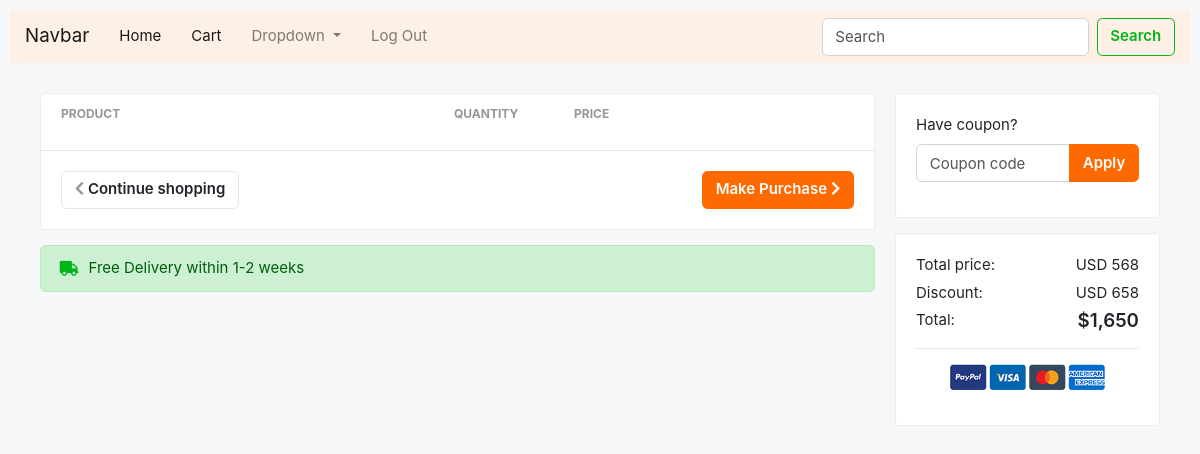
The page /customer/cart (signed in) on the database as committed earlier.
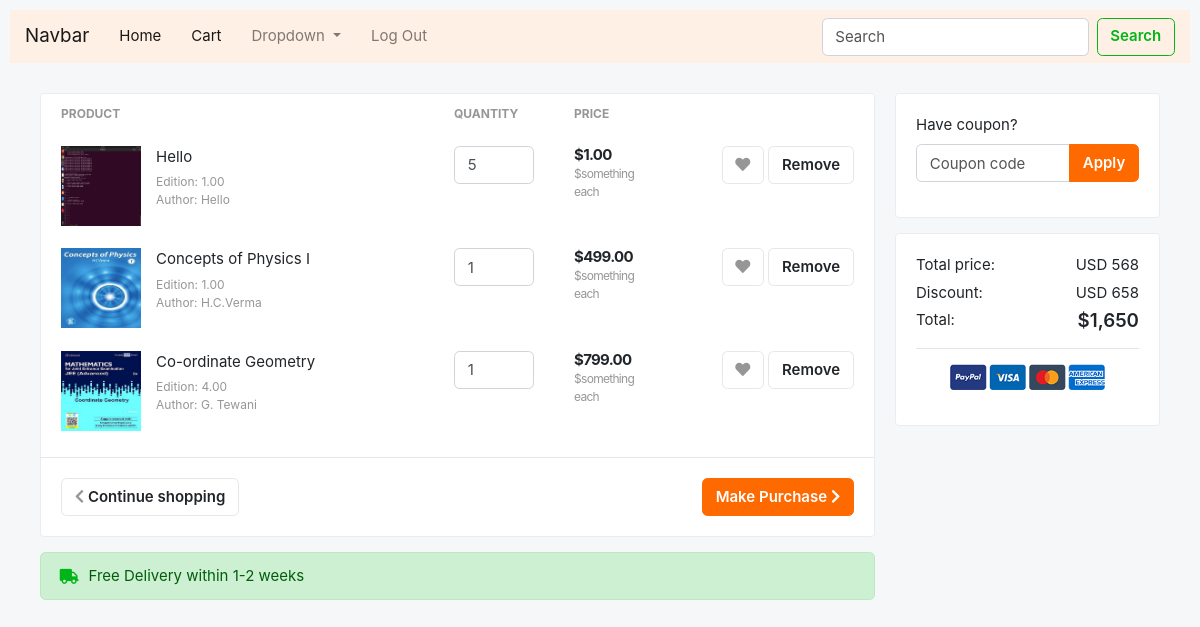
The same page on the database as committed later.
### Store/models.py (models this page shows, shortened)
class CartItem(models.Model):
	cartitem_id = models.AutoField(primary_key=True)
	book_quantity = models.IntegerField(default=0)
	book_id = models.ForeignKey(Book, on_delete=models.CASCADE)
	cart = models.ForeignKey(Cart, on_delete=models.CASCADE)

class Book(models.Model):
	old_new = (
		(1, 'Yes'),
		(0, 'No'),
	)
	book_id = models.AutoField(primary_key=True)
	book_name = models.CharField(max_length=50)
	book_author = models.CharField(max_length=50)
	book_edition = models.DecimalField(max_digits=6, decimal_places=2)
	book_price = models.DecimalField(max_digits=6, decimal_places=2)
	book_quantity = models.IntegerField()
	date = models.DateTimeField(auto_now=True)
	is_new = models.BooleanField(choices=old_new)
	image_file = models.ImageField(upload_to=UPLOAD_TO)
	category = models.ForeignKey(Category, on_delete=models.CASCADE)
	vendor = models.ForeignKey(Vendor, on_delete=models.CASCADE)

### Store/views.py (the view)
# urls.py: path('customer/cart', views.cart_view, name='cart-customer'),
@login_required
def cart_view(request):
	user = request.user
	context = {
		"cart_exists" : True,
	}
	cart = user.cart_set.first()
	if not cart is None:
		cart_items = cart.cartitem_set.all()
		if not bool(cart_items):
			context["cart_exists"] = False
		else:
			context["cart_exists"] = True
			context["cart_items"] = cart_items
	else:
		context["cart_exists"] = False
	return render(request, 'Store/cart.html', context)

### Store/templates/Store/cart.html (shortened to what the changed rows need)
{% extends 'Store/layout.html' %}
{% load static %}
{% block body %}
<section class="section-content padding-y">
<div class="container">
<div class="row">
  <main class="col-md-9">
<div class="card">
<table class="table table-borderless table-shopping-cart">
<thead class="text-muted">
<tr class="small text-uppercase">
  <th scope="col">Product</th>
  <th scope="col" width="120">Quantity</th>
  <th scope="col" width="120">Price</th>
  <th scope="col" class="text-right" width="200"> </th>
</tr>
</thead>
<tbody>
  {% for item in cart_items %}
  <tr>
    <td>
      <figure class="itemside">
        <div class="aside"><img src="{{ item.book_id.image_file.url }}" class="img-sm"></div>
        <figcaption class="info">
          <a href="#" class="title text-dark">{{ item.book_id.book_name }}</a>
          <p class="text-muted small">Edition: {{ item.book_id.book_edition }} <br> Author: {{ item.book_id.book_author }}</p>
        </figcaption>
      </figure>
    </td>
    <td>
      <input type="text" name="quantity" class="form-control" value="{{ item.book_quantity }}">
    </td>
    <td>
      <div class="price-wrap">
        <var class="price">${{ item.book_id.book_price }}</var>
        <small class="text-muted"> $something each </small>
      </div>
    </td>
    <td class="text-right">
    <a data-original-title="Save to Wishlist" title="" href="" class="btn btn-light" data-toggle="tooltip"> <i class="fa fa-heart"></i></a>
    <a href="{% if user.is_authenticated %}{% if user.is_vendor %}{% url 'cart-remove-vendor' item.cartitem_id %}{% else %}{% url 'cart-remove-customer' item.cartitem_id %}{% endif %}{% endif %}" class="btn btn-light"> Remove</a>
    </td>
  </tr>
  {% endfor %}
</tbody>
</table>
</div>
  </main>
</div>
</div>
</section>
{% endblock %}

Rows that differ between the two databases and show on the page:
added CartItem: book_id.image_file (picture), book_id.book_name "Hello", book_id.book_edition "1.00", book_id.book_author "Hello", quantity "5", book_id.book_price "1.00"
added CartItem: book_id.image_file (picture), book_id.book_name "Concepts of Physics I", book_id.book_edition "1.00", book_id.book_author "H.C.Verma", quantity "1", book_id.book_price "499.00"
added CartItem: book_id.image_file (picture), book_id.book_name "Co-ordinate Geometry", book_id.book_edition "4.00", book_id.book_author "G. Tewani", quantity "1", book_id.book_price "799.00"
